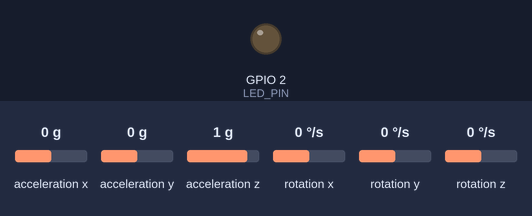
This sketch was run on a simulated ESP32. On the bench: output pins drawn as LEDs (lit = HIGH). Dashed ring = blinking. The inputs (shaded band) are chosen by the test bench; at power-on: acceleration x 0 g, acceleration y 0 g, acceleration z 1 g, rotation x 0 °/s, rotation y 0 °/s, rotation z 0 °/s. What the sketch prints to the serial monitor is not drawn.

Above: at 4.4 s.
4.5 s: acceleration x set to -0.4 g
6.0 s: acceleration x set to -0.7 g
At 6.1 s:
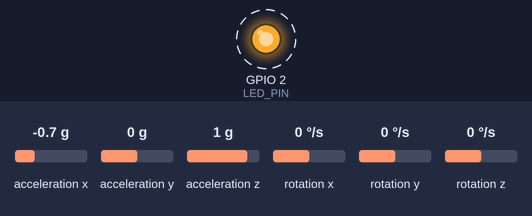
9.0 s: acceleration x set to 0 g
At 9.6 s:
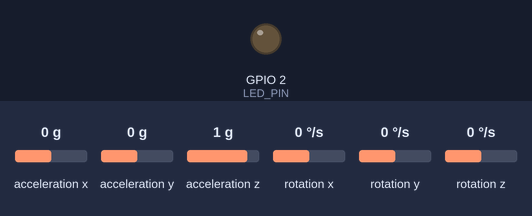
11.5 s: acceleration x set to -1.4 g
At 11.6 s:
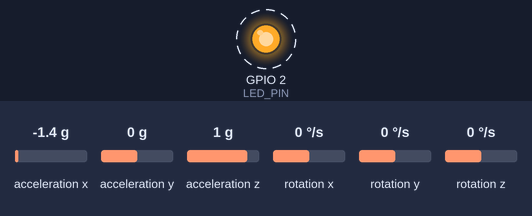
Timing chart, 0 to 15.5 s (numbered marks = the images above; inputs shaded):
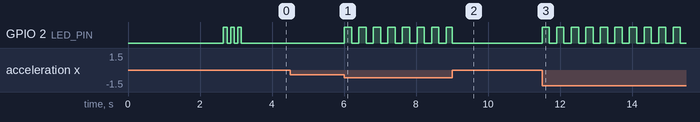

The sketch:

SHM_ESP32.ino
```cpp
/* ============================================================
   ESP32 Bridge Health Monitoring System
   - MPU6050 Accelerometer for vibration detection
   - High-frequency sampling for crack detection
   - CSV output format for data logging
   ============================================================ */

#include <Wire.h>
#include "MPU6050_light.h"

MPU6050 mpu(Wire);

// ========== PIN CONFIGURATION ==========
const int SDA_PIN = 21;
const int SCL_PIN = 22;
const int LED_PIN = 2;  // Built-in LED for status

// ========== SAMPLING CONFIGURATION ==========
const unsigned long SAMPLE_HZ = 500;        // 500 Hz sampling
const int RMS_WINDOW = 10;                  // Rolling RMS window
const float VIBRATION_THRESHOLD = 0.15;     // Alert threshold

// ========== STATE VARIABLES ==========
float sqBuf[RMS_WINDOW] = {0};
int bufIndex = 0;
int filledSamples = 0;
unsigned long lastBlinkTime = 0;
bool ledState = false;

// Statistics
unsigned long totalSamples = 0;
unsigned long alertCount = 0;

void setup() {
  Serial.begin(115200);
  pinMode(LED_PIN, OUTPUT);
  delay(100);

  // Initialize I2C
  Wire.begin(SDA_PIN, SCL_PIN, 400000); // 400 kHz for faster communication
  delay(50);

  // Initialize MPU6050
  byte status = mpu.begin();
  if (status != 0) {
    Serial.println("ERROR: MPU6050 connection failed!");
    while (1) {
      digitalWrite(LED_PIN, !digitalRead(LED_PIN));
      delay(200);
    }
  }

  // Calibrate MPU6050
  Serial.println("=== Bridge Health Monitoring System ===");
  Serial.println("Calibrating MPU6050... Keep sensor stable!");
  delay(1000);
  mpu.calcOffsets();
  Serial.println("Calibration complete!");

  // Configure MPU6050 for high sensitivity
  mpu.setFilterGyroCoef(0.98); // Optimize for vibration detection

  delay(500);
  Serial.println("\n--- CSV DATA START ---");
  Serial.println("timestamp_ms,RMS,accel_magnitude,status");

  // Blink LED to indicate ready
  for (int i = 0; i < 3; i++) {
    digitalWrite(LED_PIN, HIGH);
    delay(100);
    digitalWrite(LED_PIN, LOW);
    delay(100);
  }
}

void loop() {
  static unsigned long nextSampleUs = 0;
  unsigned long nowUs = micros();

  if (nextSampleUs == 0) nextSampleUs = nowUs;

  // Precise timing for consistent sampling
  if ((long)(nowUs - nextSampleUs) >= 0) {
    // Read accelerometer data
    mpu.update();
    float ax = mpu.getAccX();
    float ay = mpu.getAccY();
    float az = mpu.getAccZ();

    // Calculate total acceleration magnitude
    float mag = sqrt(ax*ax + ay*ay + az*az);

    // Remove gravity component (dynamic acceleration)
    float magDyn = fabs(mag - 1.0f);

    // Update rolling RMS buffer
    sqBuf[bufIndex] = magDyn * magDyn;
    bufIndex = (bufIndex + 1) % RMS_WINDOW;
    if (filledSamples < RMS_WINDOW) filledSamples++;

    // Calculate RMS value
    float sumSq = 0.0f;
    for (int i = 0; i < filledSamples; i++) {
      sumSq += sqBuf[i];
    }
    float rms = sqrt(sumSq / (float)filledSamples);

    // Determine status
    String status = "NORMAL";
    if (rms > VIBRATION_THRESHOLD) {
      status = "ALERT";
      alertCount++;

      // Blink LED on alert
      if (millis() - lastBlinkTime > 200) {
        ledState = !ledState;
        digitalWrite(LED_PIN, ledState);
        lastBlinkTime = millis();
      }
    } else {
      digitalWrite(LED_PIN, LOW);
      ledState = false;
    }

    // Output CSV format: timestamp, RMS, magnitude, status
    Serial.printf("%lu,%.5f,%.5f,%s\n",
                  millis(),
                  rms,
                  mag,
                  status.c_str());

    totalSamples++;

    // Schedule next sample (precise timing)
    nextSampleUs += 1000000UL / SAMPLE_HZ;

    // Prevent drift if we missed a sample
    if ((long)(micros() - nextSampleUs) > (long)(1000000UL / SAMPLE_HZ)) {
      nextSampleUs = micros();
    }

  } else {
    // Minimal delay to prevent watchdog reset
    delayMicroseconds(10);
  }

  // Optional: Print statistics every 10 seconds
  static unsigned long lastStatsTime = 0;
  if (millis() - lastStatsTime > 10000) {
    Serial.printf("# STATS: Samples=%lu, Alerts=%lu, Runtime=%lus\n",
                  totalSamples, alertCount, millis()/1000);
    lastStatsTime = millis();
  }
}
```

Measured:
- the behaviour switches between -0.5 and -0.6 g on acceleration x (found by bisection; images 0 and 1)
- after the input at 6.0 s, GPIO 2 (LED_PIN): alternates HIGH for 0.20 s and LOW for 0.20 s, starting at once
- after the input at 9.0 s, GPIO 2 (LED_PIN): goes on until 9.0 s, then stays LOW
- after the input at 11.5 s, GPIO 2 (LED_PIN): alternates HIGH for 0.20 s and LOW for 0.20 s, starting at once
